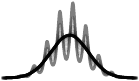

Here is the Python script that generated this plot:
#!/usr/bin/env python3
# Copyright (c) Meta Platforms, Inc. and affiliates.

import numpy as np
import matplotlib.pyplot as plt
from matplotlib import cm

import jax
import jax.numpy as jnp

import os
plt.rcParams.update({
    "text.usetex": True,
    "font.family": "serif",
    "font.sans-serif": ["Computer Modern Roman"]})
plt.style.use('bmh')

phi = jnp.array([0., .7, 4.]) # Parameters to learn

@jax.jit
def compute_dist(x, phi):
    # Compute values at the discretized points in the domain
    v = jnp.exp(-0.5*(x-phi[0])**2 + phi[1]*jnp.sin(x*phi[2]))
    dx = x[1:]-x[:-1]
    y = v/sum(v[1:]*dx) # Normalize to be a proper distribution.
    flow_x = flow(x, y) # Constrain the mean and variance.
    J_flow = jnp.diag(jax.jacfwd(flow)(x, y))
    flow_y = y / J_flow
    return flow_x, flow_y

@jax.jit
def mean(x, y):
    dx = x[1:]-x[:-1]
    x = x[1:]
    y = y[1:]
    return sum(x*y*dx)

@jax.jit
def std(x, y):
    mu = mean(x,y)
    dx = x[1:]-x[:-1]
    x = x[1:]
    y = y[1:]
    return jnp.sqrt(sum(((x-mu)**2)*y*dx))

@jax.jit
def entr(x, y):
    dx = x[1:]-x[:-1]
    y = y[1:]
    return -sum(y*jnp.log(y+1e-8)*dx)

@jax.jit
def flow(x, y):
    # Normalize the domain so that the distribution has
    # zero mean and identity variance.
    return (x - mean(x,y)) / std(x, y)

@jax.jit
def loss(x, phi):
    x, y = compute_dist(x, phi)
    return -entr(x, y)

dloss_dphi = jax.jit(jax.grad(loss, argnums=1))

fig, ax = plt.subplots(figsize=(2,1.3), dpi=200)

N = 1000 # Number of discretization points in the domain

# The domain of the unprojected distribution
x_unproj = jnp.linspace(-5.0, 5.0, N)

# Plot the initialization
x, y = compute_dist(x_unproj, phi)
ax.plot(x, y, color='k', alpha=0.5)
print(f'entr={entr(x,y):.2f} (mean={mean(x, y):.2f} std={std(x,y):.2f})')

for t in range(20):
    # Take a gradient step with respect to the
    # parameters of the distribution
    phi -= dloss_dphi(x_unproj, phi)
    x, y = compute_dist(x_unproj, phi)
    ax.plot(x, y, color='k', alpha=0.2)
    print(f'entr={entr(x,y):.2f} (mean={mean(x, y):.2f} std={std(x,y):.2f})')

fig.tight_layout()
ax.set_xticks([])
ax.set_yticks([])
ax.grid(False)
ax.spines['top'].set_visible(False)
ax.spines['right'].set_visible(False)
ax.spines['bottom'].set_visible(False)
ax.spines['left'].set_visible(False)
fname = 'maxent.pdf'
plt.savefig(fname, transparent=True)
os.system(f'pdfcrop {fname} {fname}')
